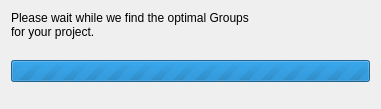
<?xml version="1.0" encoding="UTF-8"?>
<ui version="4.0">
 <class>BusyDialog</class>
 <widget class="QDialog" name="BusyDialog">
  <property name="geometry">
   <rect>
    <x>0</x>
    <y>0</y>
    <width>381</width>
    <height>109</height>
   </rect>
  </property>
  <property name="windowTitle">
   <string>Generating Groups</string>
  </property>
  <layout class="QVBoxLayout" name="verticalLayout">
   <item>
    <widget class="QLabel" name="label">
     <property name="text">
      <string>Please wait while we find the optimal Groups 
for your project.</string>
     </property>
    </widget>
   </item>
   <item>
    <spacer name="verticalSpacer_2">
     <property name="orientation">
      <enum>Qt::Vertical</enum>
     </property>
     <property name="sizeHint" stdset="0">
      <size>
       <width>20</width>
       <height>40</height>
      </size>
     </property>
    </spacer>
   </item>
   <item>
    <widget class="QProgressBar" name="progressBar">
     <property name="maximum">
      <number>0</number>
     </property>
     <property name="value">
      <number>-1</number>
     </property>
    </widget>
   </item>
   <item>
    <spacer name="verticalSpacer">
     <property name="orientation">
      <enum>Qt::Vertical</enum>
     </property>
     <property name="sizeHint" stdset="0">
      <size>
       <width>20</width>
       <height>40</height>
      </size>
     </property>
    </spacer>
   </item>
  </layout>
 </widget>
 <resources/>
 <connections/>
</ui>
